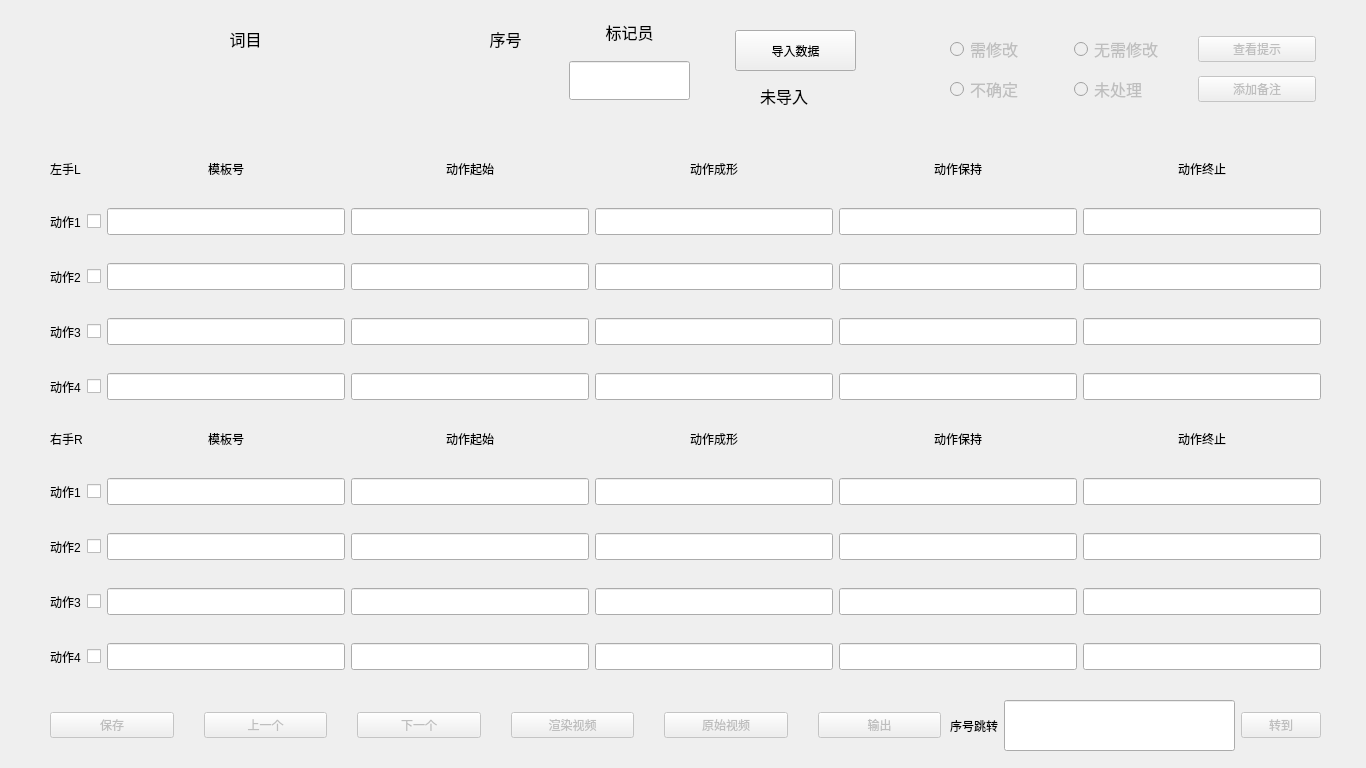
<?xml version="1.0" encoding="UTF-8"?>
<ui version="4.0">
 <class>MainWindow</class>
 <widget class="QMainWindow" name="MainWindow">
  <property name="geometry">
   <rect>
    <x>0</x>
    <y>0</y>
    <width>1366</width>
    <height>768</height>
   </rect>
  </property>
  <property name="windowTitle">
   <string>手语模板修复软件</string>
  </property>
  <widget class="QWidget" name="centralwidget">
   <widget class="QWidget" name="gridLayoutWidget">
    <property name="geometry">
     <rect>
      <x>50</x>
      <y>150</y>
      <width>1271</width>
      <height>261</height>
     </rect>
    </property>
    <layout class="QGridLayout" name="gridLayout">
     <property name="verticalSpacing">
      <number>21</number>
     </property>
     <item row="1" column="4">
      <widget class="QLineEdit" name="lineEdit_pattern_start_L_1">
       <property name="font">
        <font>
         <pointsize>12</pointsize>
        </font>
       </property>
      </widget>
     </item>
     <item row="1" column="6">
      <widget class="QLineEdit" name="lineEdit_pattern_fade_out_L_1">
       <property name="font">
        <font>
         <pointsize>12</pointsize>
        </font>
       </property>
      </widget>
     </item>
     <item row="2" column="3">
      <widget class="QLineEdit" name="lineEdit_pattern_fade_in_L_2">
       <property name="font">
        <font>
         <pointsize>12</pointsize>
        </font>
       </property>
      </widget>
     </item>
     <item row="4" column="4">
      <widget class="QLineEdit" name="lineEdit_pattern_start_L_4">
       <property name="font">
        <font>
         <pointsize>12</pointsize>
        </font>
       </property>
      </widget>
     </item>
     <item row="3" column="4">
      <widget class="QLineEdit" name="lineEdit_pattern_start_L_3">
       <property name="font">
        <font>
         <pointsize>12</pointsize>
        </font>
       </property>
      </widget>
     </item>
     <item row="3" column="6">
      <widget class="QLineEdit" name="lineEdit_pattern_fade_out_L_3">
       <property name="font">
        <font>
         <pointsize>12</pointsize>
        </font>
       </property>
      </widget>
     </item>
     <item row="2" column="4">
      <widget class="QLineEdit" name="lineEdit_pattern_start_L_2">
       <property name="font">
        <font>
         <pointsize>12</pointsize>
        </font>
       </property>
      </widget>
     </item>
     <item row="3" column="3">
      <widget class="QLineEdit" name="lineEdit_pattern_fade_in_L_3">
       <property name="font">
        <font>
         <pointsize>12</pointsize>
        </font>
       </property>
      </widget>
     </item>
     <item row="4" column="6">
      <widget class="QLineEdit" name="lineEdit_pattern_fade_out_L_4">
       <property name="font">
        <font>
         <pointsize>12</pointsize>
        </font>
       </property>
      </widget>
     </item>
     <item row="0" column="4">
      <widget class="QLabel" name="label_9">
       <property name="text">
        <string>动作成形</string>
       </property>
       <property name="alignment">
        <set>Qt::AlignCenter</set>
       </property>
      </widget>
     </item>
     <item row="3" column="2">
      <widget class="QLineEdit" name="lineEdit_pattern_index_L_3">
       <property name="font">
        <font>
         <pointsize>12</pointsize>
        </font>
       </property>
      </widget>
     </item>
     <item row="3" column="5">
      <widget class="QLineEdit" name="lineEdit_pattern_end_L_3">
       <property name="font">
        <font>
         <pointsize>12</pointsize>
        </font>
       </property>
      </widget>
     </item>
     <item row="2" column="5">
      <widget class="QLineEdit" name="lineEdit_pattern_end_L_2">
       <property name="font">
        <font>
         <pointsize>12</pointsize>
        </font>
       </property>
      </widget>
     </item>
     <item row="0" column="5">
      <widget class="QLabel" name="label_10">
       <property name="text">
        <string>动作保持</string>
       </property>
       <property name="alignment">
        <set>Qt::AlignCenter</set>
       </property>
      </widget>
     </item>
     <item row="4" column="5">
      <widget class="QLineEdit" name="lineEdit_pattern_end_L_4">
       <property name="font">
        <font>
         <pointsize>12</pointsize>
        </font>
       </property>
      </widget>
     </item>
     <item row="3" column="0">
      <widget class="QLabel" name="label_21">
       <property name="text">
        <string>动作3</string>
       </property>
      </widget>
     </item>
     <item row="3" column="1">
      <widget class="QCheckBox" name="checkBox_L_3">
       <property name="text">
        <string/>
       </property>
      </widget>
     </item>
     <item row="0" column="3">
      <widget class="QLabel" name="label_8">
       <property name="text">
        <string>动作起始</string>
       </property>
       <property name="alignment">
        <set>Qt::AlignCenter</set>
       </property>
      </widget>
     </item>
     <item row="2" column="0">
      <widget class="QLabel" name="label_20">
       <property name="text">
        <string>动作2</string>
       </property>
      </widget>
     </item>
     <item row="0" column="0" colspan="2">
      <widget class="QLabel" name="label_6">
       <property name="text">
        <string>左手L   </string>
       </property>
      </widget>
     </item>
     <item row="1" column="5">
      <widget class="QLineEdit" name="lineEdit_pattern_end_L_1">
       <property name="font">
        <font>
         <pointsize>12</pointsize>
        </font>
       </property>
      </widget>
     </item>
     <item row="4" column="3">
      <widget class="QLineEdit" name="lineEdit_pattern_fade_in_L_4">
       <property name="font">
        <font>
         <pointsize>12</pointsize>
        </font>
       </property>
      </widget>
     </item>
     <item row="2" column="1">
      <widget class="QCheckBox" name="checkBox_L_2">
       <property name="text">
        <string/>
       </property>
      </widget>
     </item>
     <item row="1" column="0">
      <widget class="QLabel" name="label_19">
       <property name="text">
        <string>动作1</string>
       </property>
      </widget>
     </item>
     <item row="1" column="1">
      <widget class="QCheckBox" name="checkBox_L_1">
       <property name="text">
        <string/>
       </property>
      </widget>
     </item>
     <item row="0" column="2">
      <widget class="QLabel" name="label_7">
       <property name="sizePolicy">
        <sizepolicy hsizetype="Preferred" vsizetype="Minimum">
         <horstretch>0</horstretch>
         <verstretch>0</verstretch>
        </sizepolicy>
       </property>
       <property name="minimumSize">
        <size>
         <width>0</width>
         <height>4</height>
        </size>
       </property>
       <property name="maximumSize">
        <size>
         <width>16777215</width>
         <height>23</height>
        </size>
       </property>
       <property name="text">
        <string>模板号</string>
       </property>
       <property name="alignment">
        <set>Qt::AlignCenter</set>
       </property>
      </widget>
     </item>
     <item row="4" column="1">
      <widget class="QCheckBox" name="checkBox_L_4">
       <property name="text">
        <string/>
       </property>
      </widget>
     </item>
     <item row="1" column="2">
      <widget class="QLineEdit" name="lineEdit_pattern_index_L_1">
       <property name="font">
        <font>
         <pointsize>12</pointsize>
        </font>
       </property>
      </widget>
     </item>
     <item row="4" column="2">
      <widget class="QLineEdit" name="lineEdit_pattern_index_L_4">
       <property name="font">
        <font>
         <pointsize>12</pointsize>
        </font>
       </property>
      </widget>
     </item>
     <item row="4" column="0">
      <widget class="QLabel" name="label_22">
       <property name="text">
        <string>动作4</string>
       </property>
      </widget>
     </item>
     <item row="0" column="6">
      <widget class="QLabel" name="label_11">
       <property name="text">
        <string>动作终止</string>
       </property>
       <property name="alignment">
        <set>Qt::AlignCenter</set>
       </property>
      </widget>
     </item>
     <item row="1" column="3">
      <widget class="QLineEdit" name="lineEdit_pattern_fade_in_L_1">
       <property name="font">
        <font>
         <pointsize>12</pointsize>
        </font>
       </property>
      </widget>
     </item>
     <item row="2" column="6">
      <widget class="QLineEdit" name="lineEdit_pattern_fade_out_L_2">
       <property name="font">
        <font>
         <pointsize>12</pointsize>
        </font>
       </property>
      </widget>
     </item>
     <item row="2" column="2">
      <widget class="QLineEdit" name="lineEdit_pattern_index_L_2">
       <property name="font">
        <font>
         <pointsize>12</pointsize>
        </font>
       </property>
      </widget>
     </item>
    </layout>
   </widget>
   <widget class="QWidget" name="gridLayoutWidget_2">
    <property name="geometry">
     <rect>
      <x>50</x>
      <y>420</y>
      <width>1271</width>
      <height>261</height>
     </rect>
    </property>
    <layout class="QGridLayout" name="gridLayout_2">
     <property name="verticalSpacing">
      <number>21</number>
     </property>
     <item row="4" column="6">
      <widget class="QLineEdit" name="lineEdit_pattern_fade_out_R_4">
       <property name="font">
        <font>
         <pointsize>12</pointsize>
        </font>
       </property>
      </widget>
     </item>
     <item row="4" column="5">
      <widget class="QLineEdit" name="lineEdit_pattern_end_R_4">
       <property name="font">
        <font>
         <pointsize>12</pointsize>
        </font>
       </property>
      </widget>
     </item>
     <item row="1" column="3">
      <widget class="QLineEdit" name="lineEdit_pattern_fade_in_R_1">
       <property name="font">
        <font>
         <pointsize>12</pointsize>
        </font>
       </property>
      </widget>
     </item>
     <item row="2" column="4">
      <widget class="QLineEdit" name="lineEdit_pattern_start_R_2">
       <property name="font">
        <font>
         <pointsize>12</pointsize>
        </font>
       </property>
      </widget>
     </item>
     <item row="3" column="5">
      <widget class="QLineEdit" name="lineEdit_pattern_end_R_3">
       <property name="font">
        <font>
         <pointsize>12</pointsize>
        </font>
       </property>
      </widget>
     </item>
     <item row="3" column="2">
      <widget class="QLineEdit" name="lineEdit_pattern_index_R_3">
       <property name="font">
        <font>
         <pointsize>12</pointsize>
        </font>
       </property>
      </widget>
     </item>
     <item row="1" column="4">
      <widget class="QLineEdit" name="lineEdit_pattern_start_R_1">
       <property name="font">
        <font>
         <pointsize>12</pointsize>
        </font>
       </property>
      </widget>
     </item>
     <item row="3" column="6">
      <widget class="QLineEdit" name="lineEdit_pattern_fade_out_R_3">
       <property name="font">
        <font>
         <pointsize>12</pointsize>
        </font>
       </property>
      </widget>
     </item>
     <item row="1" column="6">
      <widget class="QLineEdit" name="lineEdit_pattern_fade_out_R_1">
       <property name="font">
        <font>
         <pointsize>12</pointsize>
        </font>
       </property>
      </widget>
     </item>
     <item row="3" column="3">
      <widget class="QLineEdit" name="lineEdit_pattern_fade_in_R_3">
       <property name="font">
        <font>
         <pointsize>12</pointsize>
        </font>
       </property>
      </widget>
     </item>
     <item row="3" column="4">
      <widget class="QLineEdit" name="lineEdit_pattern_start_R_3">
       <property name="font">
        <font>
         <pointsize>12</pointsize>
        </font>
       </property>
      </widget>
     </item>
     <item row="4" column="4">
      <widget class="QLineEdit" name="lineEdit_pattern_start_R_4">
       <property name="font">
        <font>
         <pointsize>12</pointsize>
        </font>
       </property>
      </widget>
     </item>
     <item row="2" column="3">
      <widget class="QLineEdit" name="lineEdit_pattern_fade_in_R_2">
       <property name="font">
        <font>
         <pointsize>12</pointsize>
        </font>
       </property>
      </widget>
     </item>
     <item row="2" column="5">
      <widget class="QLineEdit" name="lineEdit_pattern_end_R_2">
       <property name="font">
        <font>
         <pointsize>12</pointsize>
        </font>
       </property>
      </widget>
     </item>
     <item row="0" column="5">
      <widget class="QLabel" name="label_16">
       <property name="text">
        <string>动作保持</string>
       </property>
       <property name="alignment">
        <set>Qt::AlignCenter</set>
       </property>
      </widget>
     </item>
     <item row="2" column="2">
      <widget class="QLineEdit" name="lineEdit_pattern_index_R_2">
       <property name="font">
        <font>
         <pointsize>12</pointsize>
        </font>
       </property>
      </widget>
     </item>
     <item row="0" column="2">
      <widget class="QLabel" name="label_14">
       <property name="sizePolicy">
        <sizepolicy hsizetype="Preferred" vsizetype="Minimum">
         <horstretch>0</horstretch>
         <verstretch>0</verstretch>
        </sizepolicy>
       </property>
       <property name="minimumSize">
        <size>
         <width>0</width>
         <height>4</height>
        </size>
       </property>
       <property name="maximumSize">
        <size>
         <width>16777215</width>
         <height>23</height>
        </size>
       </property>
       <property name="text">
        <string>模板号</string>
       </property>
       <property name="alignment">
        <set>Qt::AlignCenter</set>
       </property>
      </widget>
     </item>
     <item row="2" column="6">
      <widget class="QLineEdit" name="lineEdit_pattern_fade_out_R_2">
       <property name="font">
        <font>
         <pointsize>12</pointsize>
        </font>
       </property>
      </widget>
     </item>
     <item row="0" column="3">
      <widget class="QLabel" name="label_15">
       <property name="text">
        <string>动作起始</string>
       </property>
       <property name="alignment">
        <set>Qt::AlignCenter</set>
       </property>
      </widget>
     </item>
     <item row="4" column="2">
      <widget class="QLineEdit" name="lineEdit_pattern_index_R_4">
       <property name="font">
        <font>
         <pointsize>12</pointsize>
        </font>
       </property>
      </widget>
     </item>
     <item row="0" column="4">
      <widget class="QLabel" name="label_12">
       <property name="text">
        <string>动作成形</string>
       </property>
       <property name="alignment">
        <set>Qt::AlignCenter</set>
       </property>
      </widget>
     </item>
     <item row="0" column="6">
      <widget class="QLabel" name="label_13">
       <property name="text">
        <string>动作终止</string>
       </property>
       <property name="alignment">
        <set>Qt::AlignCenter</set>
       </property>
      </widget>
     </item>
     <item row="4" column="3">
      <widget class="QLineEdit" name="lineEdit_pattern_fade_in_R_4">
       <property name="font">
        <font>
         <pointsize>12</pointsize>
        </font>
       </property>
      </widget>
     </item>
     <item row="1" column="2">
      <widget class="QLineEdit" name="lineEdit_pattern_index_R_1">
       <property name="font">
        <font>
         <pointsize>12</pointsize>
        </font>
       </property>
       <property name="text">
        <string/>
       </property>
      </widget>
     </item>
     <item row="1" column="5">
      <widget class="QLineEdit" name="lineEdit_pattern_end_R_1">
       <property name="font">
        <font>
         <pointsize>12</pointsize>
        </font>
       </property>
      </widget>
     </item>
     <item row="2" column="0">
      <widget class="QLabel" name="label_24">
       <property name="text">
        <string>动作2</string>
       </property>
      </widget>
     </item>
     <item row="1" column="0">
      <widget class="QLabel" name="label_23">
       <property name="text">
        <string>动作1</string>
       </property>
      </widget>
     </item>
     <item row="4" column="0">
      <widget class="QLabel" name="label_26">
       <property name="text">
        <string>动作4</string>
       </property>
      </widget>
     </item>
     <item row="3" column="0">
      <widget class="QLabel" name="label_25">
       <property name="text">
        <string>动作3</string>
       </property>
      </widget>
     </item>
     <item row="1" column="1">
      <widget class="QCheckBox" name="checkBox_R_1">
       <property name="text">
        <string/>
       </property>
      </widget>
     </item>
     <item row="0" column="0" colspan="2">
      <widget class="QLabel" name="label_17">
       <property name="text">
        <string>右手R  </string>
       </property>
      </widget>
     </item>
     <item row="2" column="1">
      <widget class="QCheckBox" name="checkBox_R_2">
       <property name="text">
        <string/>
       </property>
      </widget>
     </item>
     <item row="3" column="1">
      <widget class="QCheckBox" name="checkBox_R_3">
       <property name="text">
        <string/>
       </property>
      </widget>
     </item>
     <item row="4" column="1">
      <widget class="QCheckBox" name="checkBox_R_4">
       <property name="text">
        <string/>
       </property>
      </widget>
     </item>
    </layout>
   </widget>
   <widget class="QWidget" name="horizontalLayoutWidget_6">
    <property name="geometry">
     <rect>
      <x>50</x>
      <y>700</y>
      <width>891</width>
      <height>51</height>
     </rect>
    </property>
    <layout class="QHBoxLayout" name="horizontalLayout_6">
     <property name="spacing">
      <number>30</number>
     </property>
     <item>
      <widget class="QPushButton" name="pushButton_save">
       <property name="enabled">
        <bool>false</bool>
       </property>
       <property name="text">
        <string>保存</string>
       </property>
      </widget>
     </item>
     <item>
      <widget class="QPushButton" name="pushButton_prev">
       <property name="enabled">
        <bool>false</bool>
       </property>
       <property name="text">
        <string>上一个</string>
       </property>
      </widget>
     </item>
     <item>
      <widget class="QPushButton" name="pushButton_next">
       <property name="enabled">
        <bool>false</bool>
       </property>
       <property name="text">
        <string>下一个</string>
       </property>
      </widget>
     </item>
     <item>
      <widget class="QPushButton" name="pushButton_video_res">
       <property name="enabled">
        <bool>false</bool>
       </property>
       <property name="text">
        <string>渲染视频</string>
       </property>
      </widget>
     </item>
     <item>
      <widget class="QPushButton" name="pushButton_video_per">
       <property name="enabled">
        <bool>false</bool>
       </property>
       <property name="text">
        <string>原始视频</string>
       </property>
      </widget>
     </item>
     <item>
      <widget class="QPushButton" name="pushButton_output">
       <property name="enabled">
        <bool>false</bool>
       </property>
       <property name="text">
        <string>输出</string>
       </property>
      </widget>
     </item>
    </layout>
   </widget>
   <widget class="QWidget" name="horizontalLayoutWidget_7">
    <property name="geometry">
     <rect>
      <x>950</x>
      <y>700</y>
      <width>371</width>
      <height>51</height>
     </rect>
    </property>
    <layout class="QHBoxLayout" name="horizontalLayout_7">
     <item>
      <widget class="QLabel" name="label_18">
       <property name="text">
        <string>序号跳转</string>
       </property>
      </widget>
     </item>
     <item>
      <widget class="QLineEdit" name="lineEdit_to_index">
       <property name="sizePolicy">
        <sizepolicy hsizetype="Expanding" vsizetype="Expanding">
         <horstretch>0</horstretch>
         <verstretch>0</verstretch>
        </sizepolicy>
       </property>
      </widget>
     </item>
     <item>
      <widget class="QPushButton" name="pushButton_toIndex">
       <property name="enabled">
        <bool>false</bool>
       </property>
       <property name="text">
        <string>转到</string>
       </property>
      </widget>
     </item>
    </layout>
   </widget>
   <widget class="QPushButton" name="pushButton_load">
    <property name="geometry">
     <rect>
      <x>735</x>
      <y>30</y>
      <width>121</width>
      <height>41</height>
     </rect>
    </property>
    <property name="text">
     <string>导入数据</string>
    </property>
   </widget>
   <widget class="QLabel" name="label_load_con">
    <property name="geometry">
     <rect>
      <x>760</x>
      <y>80</y>
      <width>81</width>
      <height>31</height>
     </rect>
    </property>
    <property name="font">
     <font>
      <pointsize>12</pointsize>
     </font>
    </property>
    <property name="text">
     <string>未导入</string>
    </property>
   </widget>
   <widget class="QLabel" name="label_save_condi">
    <property name="geometry">
     <rect>
      <x>50</x>
      <y>100</y>
      <width>201</width>
      <height>41</height>
     </rect>
    </property>
    <property name="font">
     <font>
      <family>黑体</family>
      <pointsize>12</pointsize>
     </font>
    </property>
    <property name="text">
     <string/>
    </property>
   </widget>
   <widget class="QWidget" name="gridLayoutWidget_3">
    <property name="geometry">
     <rect>
      <x>950</x>
      <y>30</y>
      <width>366</width>
      <height>80</height>
     </rect>
    </property>
    <layout class="QGridLayout" name="gridLayout_3">
     <item row="1" column="1">
      <widget class="QRadioButton" name="radioButton_4">
       <property name="enabled">
        <bool>false</bool>
       </property>
       <property name="font">
        <font>
         <pointsize>12</pointsize>
        </font>
       </property>
       <property name="text">
        <string>未处理</string>
       </property>
       <property name="autoRepeat">
        <bool>true</bool>
       </property>
      </widget>
     </item>
     <item row="0" column="1">
      <widget class="QRadioButton" name="radioButton_2">
       <property name="enabled">
        <bool>false</bool>
       </property>
       <property name="font">
        <font>
         <pointsize>12</pointsize>
        </font>
       </property>
       <property name="text">
        <string>无需修改</string>
       </property>
       <property name="autoRepeat">
        <bool>true</bool>
       </property>
      </widget>
     </item>
     <item row="0" column="0">
      <widget class="QRadioButton" name="radioButton_1">
       <property name="enabled">
        <bool>false</bool>
       </property>
       <property name="font">
        <font>
         <pointsize>12</pointsize>
        </font>
       </property>
       <property name="text">
        <string>需修改</string>
       </property>
       <property name="autoRepeat">
        <bool>true</bool>
       </property>
      </widget>
     </item>
     <item row="1" column="0">
      <widget class="QRadioButton" name="radioButton_3">
       <property name="enabled">
        <bool>false</bool>
       </property>
       <property name="font">
        <font>
         <pointsize>12</pointsize>
        </font>
       </property>
       <property name="text">
        <string>不确定</string>
       </property>
       <property name="autoRepeat">
        <bool>true</bool>
       </property>
      </widget>
     </item>
     <item row="1" column="2">
      <widget class="QPushButton" name="pushButton_readme">
       <property name="enabled">
        <bool>false</bool>
       </property>
       <property name="text">
        <string>添加备注</string>
       </property>
      </widget>
     </item>
     <item row="0" column="2">
      <widget class="QPushButton" name="pushButton_hint">
       <property name="enabled">
        <bool>false</bool>
       </property>
       <property name="text">
        <string>查看提示</string>
       </property>
      </widget>
     </item>
    </layout>
   </widget>
   <widget class="QWidget" name="verticalLayoutWidget">
    <property name="geometry">
     <rect>
      <x>50</x>
      <y>20</y>
      <width>391</width>
      <height>80</height>
     </rect>
    </property>
    <layout class="QVBoxLayout" name="verticalLayout">
     <item>
      <widget class="QLabel" name="label">
       <property name="sizePolicy">
        <sizepolicy hsizetype="Preferred" vsizetype="Preferred">
         <horstretch>0</horstretch>
         <verstretch>0</verstretch>
        </sizepolicy>
       </property>
       <property name="maximumSize">
        <size>
         <width>500</width>
         <height>16777215</height>
        </size>
       </property>
       <property name="font">
        <font>
         <family>宋体</family>
         <pointsize>12</pointsize>
        </font>
       </property>
       <property name="text">
        <string>词目</string>
       </property>
       <property name="alignment">
        <set>Qt::AlignCenter</set>
       </property>
      </widget>
     </item>
     <item>
      <widget class="QLabel" name="label_gloss">
       <property name="font">
        <font>
         <pointsize>12</pointsize>
        </font>
       </property>
       <property name="text">
        <string/>
       </property>
       <property name="alignment">
        <set>Qt::AlignCenter</set>
       </property>
      </widget>
     </item>
    </layout>
   </widget>
   <widget class="QWidget" name="verticalLayoutWidget_2">
    <property name="geometry">
     <rect>
      <x>470</x>
      <y>20</y>
      <width>71</width>
      <height>81</height>
     </rect>
    </property>
    <layout class="QVBoxLayout" name="verticalLayout_2">
     <item>
      <widget class="QLabel" name="label_2">
       <property name="font">
        <font>
         <pointsize>12</pointsize>
        </font>
       </property>
       <property name="text">
        <string>序号</string>
       </property>
       <property name="alignment">
        <set>Qt::AlignCenter</set>
       </property>
      </widget>
     </item>
     <item>
      <widget class="QLabel" name="label_gloss_index">
       <property name="font">
        <font>
         <pointsize>12</pointsize>
        </font>
       </property>
       <property name="text">
        <string/>
       </property>
       <property name="alignment">
        <set>Qt::AlignCenter</set>
       </property>
      </widget>
     </item>
    </layout>
   </widget>
   <widget class="QWidget" name="verticalLayoutWidget_3">
    <property name="geometry">
     <rect>
      <x>569</x>
      <y>20</y>
      <width>121</width>
      <height>80</height>
     </rect>
    </property>
    <layout class="QVBoxLayout" name="verticalLayout_3">
     <property name="spacing">
      <number>17</number>
     </property>
     <item>
      <widget class="QLabel" name="label_3">
       <property name="font">
        <font>
         <pointsize>12</pointsize>
        </font>
       </property>
       <property name="text">
        <string>标记员</string>
       </property>
       <property name="alignment">
        <set>Qt::AlignCenter</set>
       </property>
      </widget>
     </item>
     <item>
      <widget class="QLineEdit" name="lineEdit_operater">
       <property name="sizePolicy">
        <sizepolicy hsizetype="Expanding" vsizetype="Expanding">
         <horstretch>0</horstretch>
         <verstretch>0</verstretch>
        </sizepolicy>
       </property>
       <property name="text">
        <string/>
       </property>
       <property name="alignment">
        <set>Qt::AlignCenter</set>
       </property>
      </widget>
     </item>
    </layout>
   </widget>
  </widget>
 </widget>
 <resources/>
 <connections/>
</ui>
